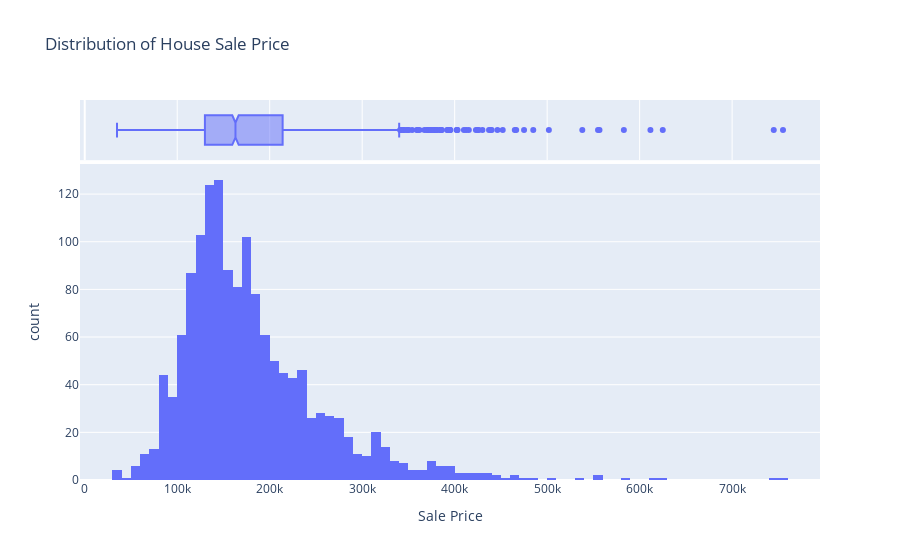

Notebook source saved alongside this figure:
### Code cell
# Create a histogram chart using Plotly
fig = px.histogram(
    train, 
    x='SalePrice',
    labels= {'SalePrice': 'Sale Price'},
    title='Distribution of House Sale Price',
    marginal='box'
)
fig.show()

### Figure 1 — Plotly figure (JSON) as saved in the notebook; plotly's stock layout.template omitted (floating-point values rounded to 4 significant figures; data arrays with more than 128 entries replaced by an {"elided": "..."} marker saying what was removed)
{"data": [{"bingroup": "x", "hovertemplate": "Sale Price=%{x}<br>count=%{y}<extra></extra>", "legendgroup": "", "marker": {"color": "#636efa", "pattern": {"shape": ""}}, "name": "", "orientation": "v", "showlegend": false, "type": "histogram", "x": {"elided": "1460 int values"}, "xaxis": "x", "yaxis": "y"}, {"hovertemplate": "Sale Price=%{x}<extra></extra>", "legendgroup": "", "marker": {"color": "#636efa"}, "name": "", "notched": true, "showlegend": false, "type": "box", "x": {"elided": "1460 int values"}, "xaxis": "x2", "yaxis": "y2"}], "layout": {"barmode": "relative", "legend": {"tracegroupgap": 0}, "title": {"text": "Distribution of House Sale Price"}, "xaxis": {"anchor": "y", "domain": [0, 1], "title": {"text": "Sale Price"}}, "xaxis2": {"anchor": "y2", "domain": [0, 1], "matches": "x", "showgrid": true, "showticklabels": false}, "yaxis": {"anchor": "x", "domain": [0, 0.8316], "title": {"text": "count"}}, "yaxis2": {"anchor": "x2", "domain": [0.8416, 1], "matches": "y2", "showgrid": false, "showline": false, "showticklabels": false, "ticks": ""}}}
